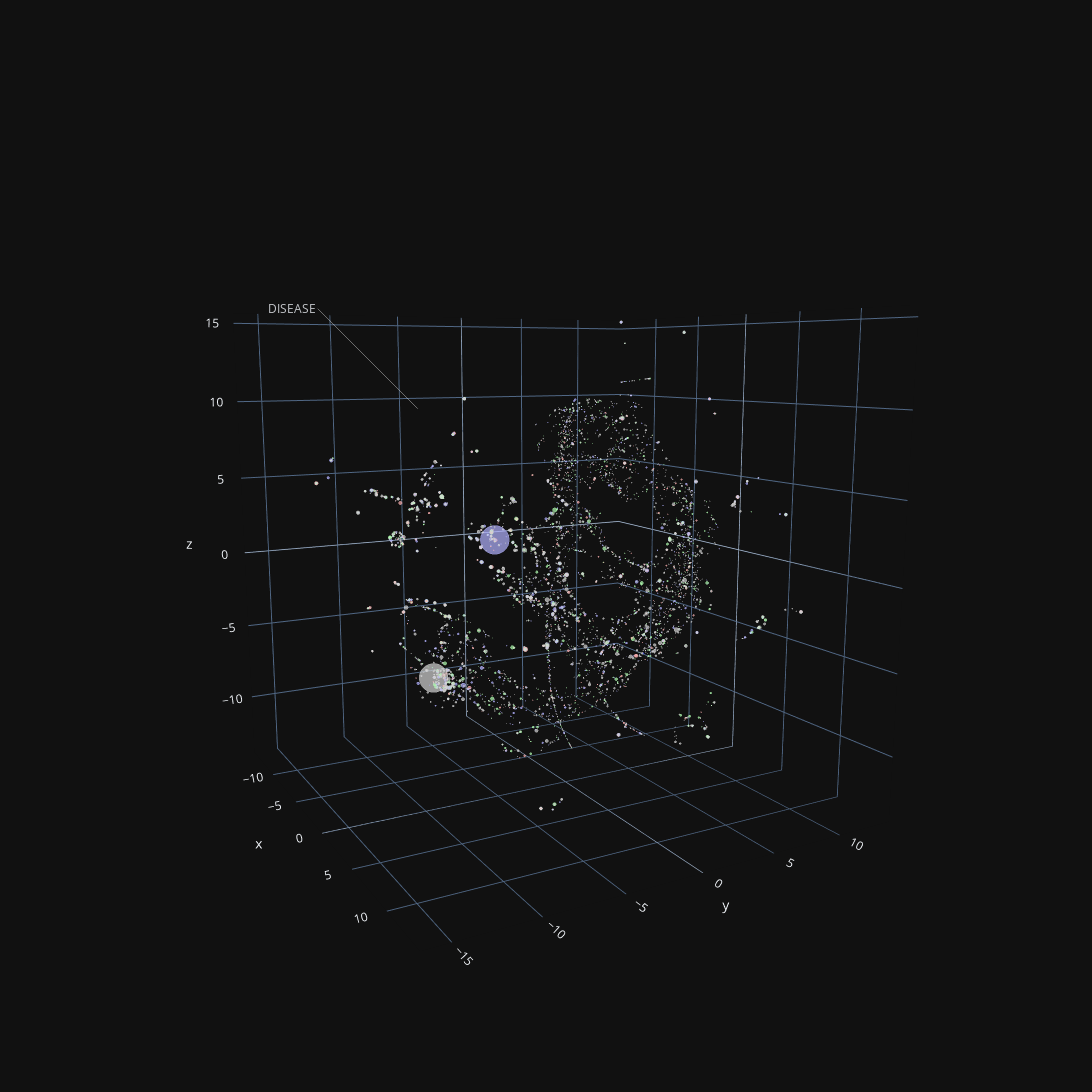

Source (notebook cell):
### Code cell
print('Perplexity:', prplxty3d)
print('Early Exaggeration:', density3d)
print('Learning rate:', l_rate3d)
print('Iterations:', steps3d)

fig = pgo.Figure()
for i in tsne_data:
    fig.add_trace(i)
fig.update_layout(template='plotly_dark', showlegend=False, width=2000, height=2000,
                  scene=dict(
                    aspectratio=dict(
                        x=1,
                        y=1,
                        z=1
                    ),
                    camera=dict(
                        center=dict(
                            x=0,
                            y=0,
                            z=0
                        ),
                        eye=dict(
                            x=1.96903462608,
                            y=-1.09022831971,
                            z=0.405345349304
                        ),
                        up=dict(
                            x=0,
                            y=0,
                            z=1
                        )
                    ),
                    dragmode="turntable",
                    annotations=[dict(
                        showarrow=True,
                        x=0,
                        y=-10,
                        z=10,
                        text=feature,
                        xanchor="right",
                        ay=-100,
                        ax=-100,
                        opacity=0.8,
                        arrowhead=0,
                        arrowwidth=0.5,
                        arrowcolor="white",
                    )]
                ))
py.iplot(fig)

plotly.offline.plot(fig, filename = 'output_plots/3Dportrait_tsne_'+feature+'_'+metric+'_'+organism+'.html', auto_open=False)

### Figure 1 — Plotly figure (JSON) as saved in the notebook; plotly's stock layout.template omitted (floating-point values rounded to 4 significant figures; data arrays with more than 128 entries replaced by an {"elided": "..."} marker saying what was removed)
{"data": [{"hoverinfo": "text", "marker": {"color": {"elided": "16376 str values"}, "line": {"color": {"elided": "16376 str values"}, "width": 1}, "size": {"elided": "6538 float values"}, "symbol": "circle"}, "mode": "markers", "text": {"elided": "6538 str values"}, "type": "scatter3d", "x": {"elided": "6538 float values"}, "y": {"elided": "6538 float values"}, "z": {"elided": "6538 float values"}}], "layout": {"height": 2000, "scene": {"annotations": [{"arrowcolor": "white", "arrowhead": 0, "arrowwidth": 0.5, "ax": -100, "ay": -100, "opacity": 0.8, "showarrow": true, "text": "DISEASE", "x": 0, "xanchor": "right", "y": -10, "z": 10}], "aspectratio": {"x": 1, "y": 1, "z": 1}, "camera": {"center": {"x": 0, "y": 0, "z": 0}, "eye": {"x": 1.969, "y": -1.09, "z": 0.4053}, "up": {"x": 0, "y": 0, "z": 1}}, "dragmode": "turntable"}, "showlegend": false, "width": 2000}}
